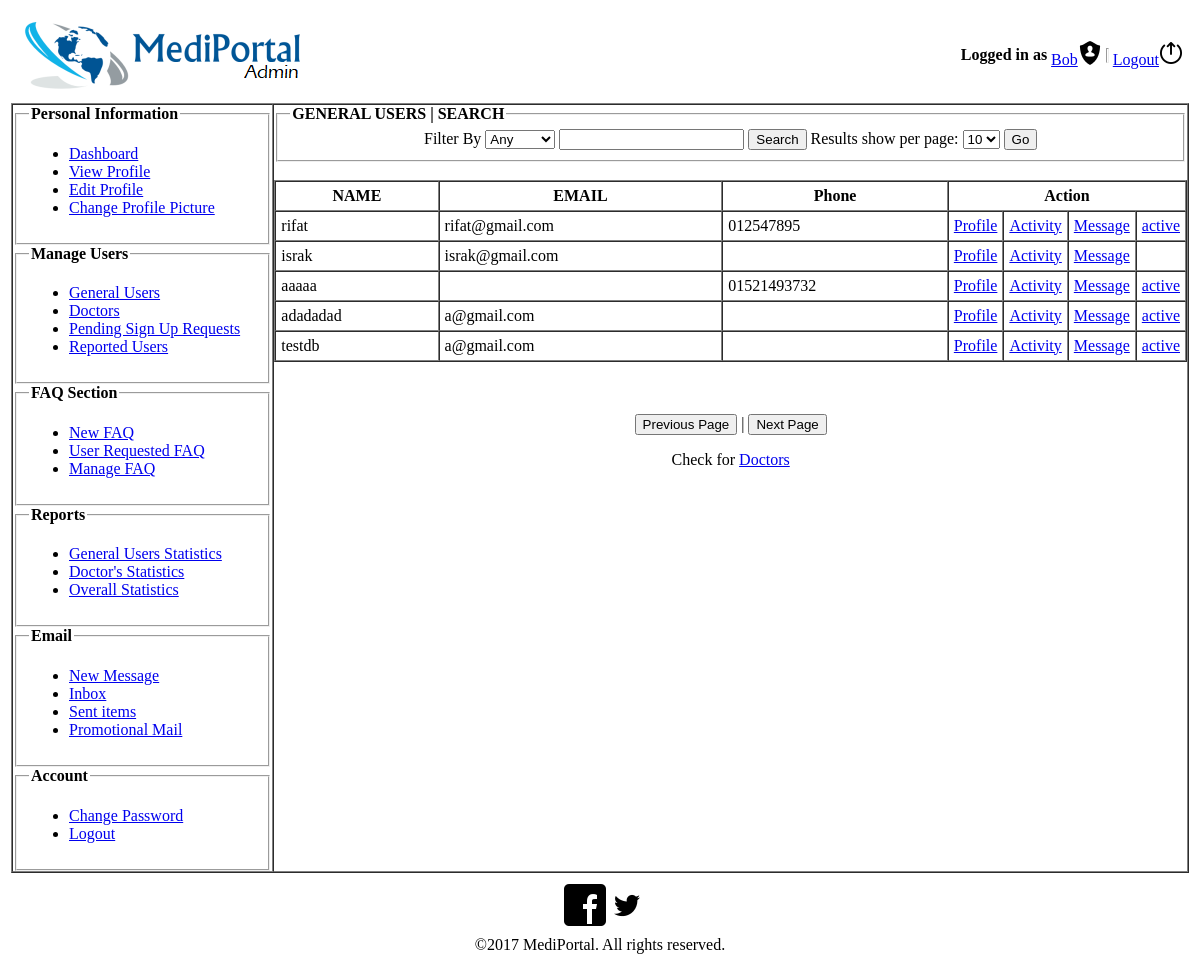
/user_admin/normalUsers.php, run on an earlier commit of the app's database.
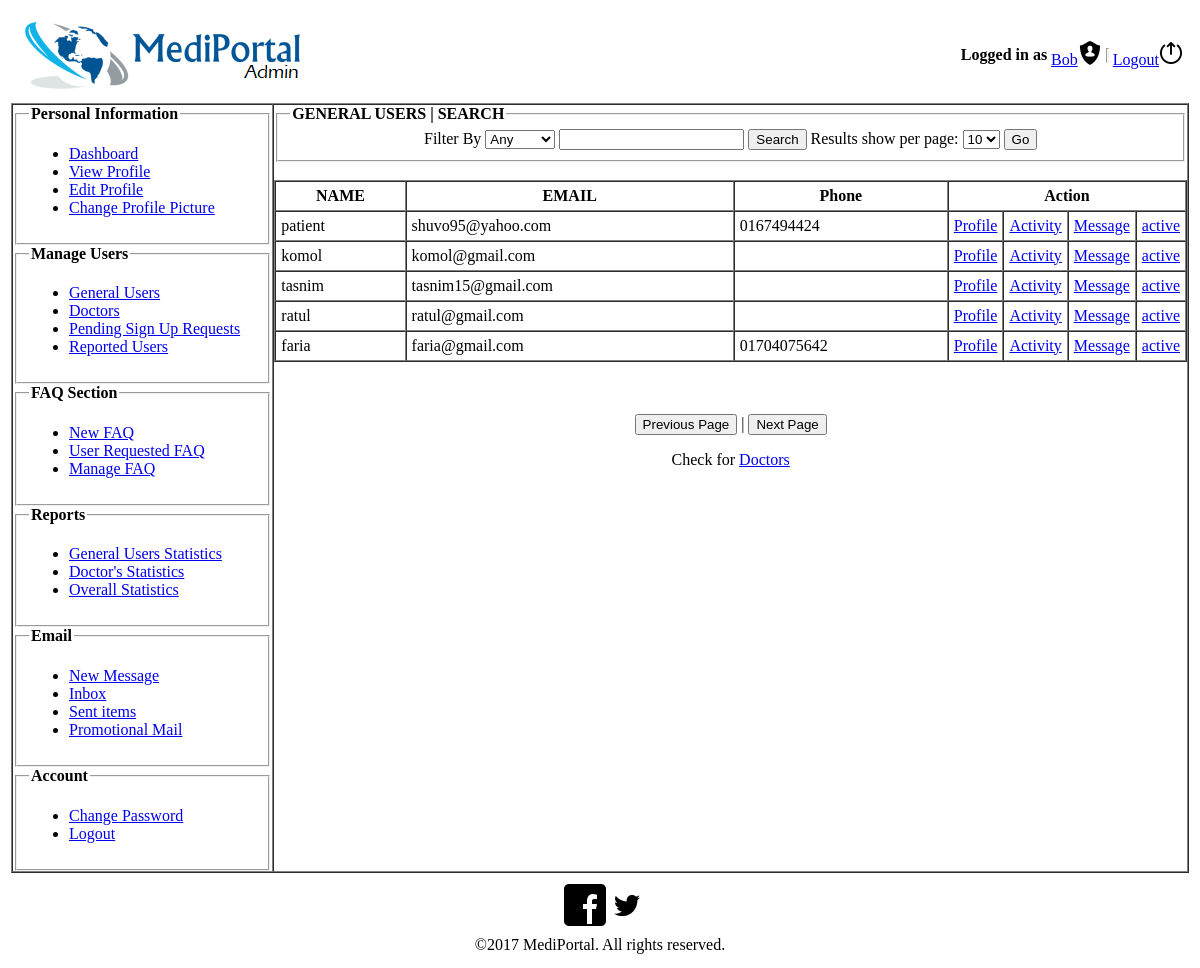
And on a later commit of the database.
### tables this page shows
CREATE TABLE `member` (
  `member_id` int(11) NOT NULL,
  `username` varchar(50) NOT NULL,
  `name` text NOT NULL,
  `gender` varchar(50) NOT NULL,
  `email` varchar(50) NOT NULL,
  `dob` date NOT NULL,
  `mobile` varchar(50) DEFAULT NULL,
  `blood_group_id` int(11) DEFAULT NULL,
  `profile_picture` longblob,
  `account_status` varchar(50) NOT NULL,
  `last_login` datetime NOT NULL,
  `address` text
);

### user_admin/normalUsers.php (the view, shortened to what this page needs)
<?php
     $conn = mysqli_connect("localhost", "root", "","mediportal_db");
  ?>
<html>
<head><title>Home</title></head>
<body>
    <table align="center" width="100%">
        <tr>
            <td>
                <div>
                    <table align="center" width="100%">
                        <td width="20%">
                            <a href="dashboard.php"><img src="images/pageicon.png"/></a>
                        </td>
                        <td width="40%">&nbsp;</td>
                        <td width="40%">
                            <table align="right">
                                <td><strong>Logged in as </strong></td>
                                <td><a href="viewprofile.php">Bob<img src="images/user.png"></a></td>
                                <td><hr width="1" size="15"></td>
                                <td><a href="../index.php">Logout<img src="images/logout.png"></a></td>
                            </table>
                        </td>
                    </table>
                </div>
            </td>
        </tr>
        <tr>
            <td>
               <div>
                    <table width="100%" border="1" cellspacing="0" cellpadding="0">
                        <td width="20%">
                            <fieldset>
                                <legend>
                            <strong>Personal Information</strong></legend>
                            <ul>
                                <li><a href="dashboard.php">Dashboard</a></li>
                                <li><a href="viewprofile.php">View Profile</a></li>
                                <li><a href="editprofile.php">Edit Profile</a></li>
                                <li><a href="changeprofilepicture.php">Change Profile Picture</a></li>
                            </ul>
                        </fieldset>
                        <fieldset>
                            <legend>
                            <strong>Manage Users</strong></legend>
                            <ul>
                                <li><a href="normalUsers.php">General Users</a></li>
                                <li><a href="doctorUsers.php">Doctors</a></li>
                                <li><a href="pendingRequest.php">Pending Sign Up Requests</a></li>
                                <li><a href="reportedUsers.php">Reported Users</a></li>
                            </ul>
                        </fieldset>
                        <fieldset>
                            <legend>
                            <strong>FAQ Section</strong></legend>
                            <ul>
                                <li><a href="FAQ/newFAQ.php">New FAQ</a></li>
                                <li><a href="FAQ/requestedFAQ.php">User Requested FAQ</a></li>
                                <li><a href="FAQ/manageFAQ.php">Manage FAQ</a></li>
                            </ul>
                        </fieldset>
                        <fieldset>
                            <legend>
                            <strong>Reports</strong></legend>
                            <ul>
                                <li><a href="reportsNormalUsers.php">General Users Statistics</a></li>
                                <li><a href="reportsDoctorUsers.php">Doctor's Statistics</a></li>
                                <li><a href="reportsAdmin.php">Overall Statistics</a></li>
                            </ul>
                        </fieldset>
                        <fieldset>
                            <legend>
                            <strong>Email</strong></legend>
                            <ul>
                                <li><a href="eConsultation/message.php">New Message</a></li>
                                <li><a href="eConsultation/inbox.php">Inbox</a></li>
                                <li><a href="eConsultation/sentitems.php">Sent items</a></li>
                <li><a href="eConsultation/promoMail.php">Promotional Mail</a></li>
                            </ul>
                        </fieldset>
                        <fieldset>
                            <legend>
                            <strong>Account</strong></legend>
                            <ul>
                                <li><a href="changepassword.php">Change Password</a></li>
                                <li><a href="../index.php">Logout</a></li>
                            </ul>
                        </fieldset>
                        </td>
                        <div align="center">
                             <td width="70%" align="center" valign="top">
                                    <fieldset>
                                         <legend><b>GENERAL USERS | SEARCH</b></legend>
                                        Filter By
                                        <select>
                                            <option>Any</option>
                                        </select>
                                          <input />
                                        <input type="submit" value="Search" />
                                        Results show per page: <select>
                                            <option>10</option>
                                        </select>
                                        <button onclick="ResultPerPage()">Go</button>
                                    </fieldset>
                                        <br/>
                                    <table width="100%" cellspacing="0" border="1" cellpadding="5">
                                            <tr>
                                                <th >NAME</th>
                                                <th >EMAIL</th>
                                                <th >Phone</th>
                                                <th colspan="4">Action</th>
                                            </tr>
                                            <?php
    $patient_information = "SELECT * from member ";
     $result = mysqli_query($conn, $patient_information)or die(mysqli_error($conn));
  while($row = mysqli_fetch_assoc($result)) {
?>
                                            <tr>
                                                <td><?php echo $row['username']; ?></td>
                                                <td><?php echo $row['email']; ?></td>
                                                <td><?php echo $row['mobile']; ?></td>
                                                <td width="40"><a href="normalUserDetails.php?mid=<?php echo $row['member_id'];?>">Profile</a></td>
                                                <td width="30"><a href="useractivity.php?mid=<?php echo $row['member_id'];?>">Activity</a></td>
                                                <td width="30"><a href="eConsultation/conversation.php?mid=<?php echo $row['member_id'];?>">Message</a></td>
                                                <td width="30"><a href="database_blockusers.php?mid=<?php echo $row['member_id'];?>">
        <?php
            $account_stat = "select account_status from member where member_id=".$row['member_id'];
            $result_stat = mysqli_query($conn, $account_stat)or die(mysqli_error($conn));
            $row_stat = mysqli_fetch_assoc($result_stat);
            echo $row_stat['account_status'];
        ?>
                                                </td>
                                            </tr>
                                          <?php } ?>
                                     </table>
                                        <br>
                                        <br>
                                        <p align="center"><button>Previous Page</button> | <button>Next Page</button></p>
                                        Check for <a href="doctorUsers.php">Doctors</a>
                            </td>
                        </div>
                    </table>
                </div>
            </td>
        </tr>
        <tr>
            <td>
                <div>
                    <table align="center">
                        <tr align="center">
                            <td>
                            <a href="https://www.facebook.com/">
                            <img src="../images/facebook.png">
                             </a>
                         </td>
                            <td>
                                    <a href="https://www.twitter.com/">
                                    <img src="../images/twitter.png">
                                </a>
                            </td>
                        </tr>
                    </table>
                    <table align="center">
                        <td>&copy;2017 MediPortal. All rights reserved.</td>
                    </table>
                </div>
            </td>
        </tr>
    </table>
</body>
</html>

What changed in the data, as far as the page shows it:
removed member: username "aaaaa", mobile "01521493732", account_status "active"
removed member: username "adadadad", email "a@gmail.com", account_status "active"
removed member: username "testdb", email "a@gmail.com", account_status "active"
changed member: username "rifat" → "patient"; email "rifat@gmail.com" → "shuvo95@yahoo.com"; mobile "012547895" → "0167494424"
changed member: username "israk" → "komol"; email "israk@gmail.com" → "komol@gmail.com"; account_status (not shown) → "active"
added member: username "tasnim", email "tasnim15@gmail.com", account_status "active"
added member: username "ratul", email "ratul@gmail.com", account_status "active"
added member: username "faria", email "faria@gmail.com", mobile "01704075642", account_status "active"
